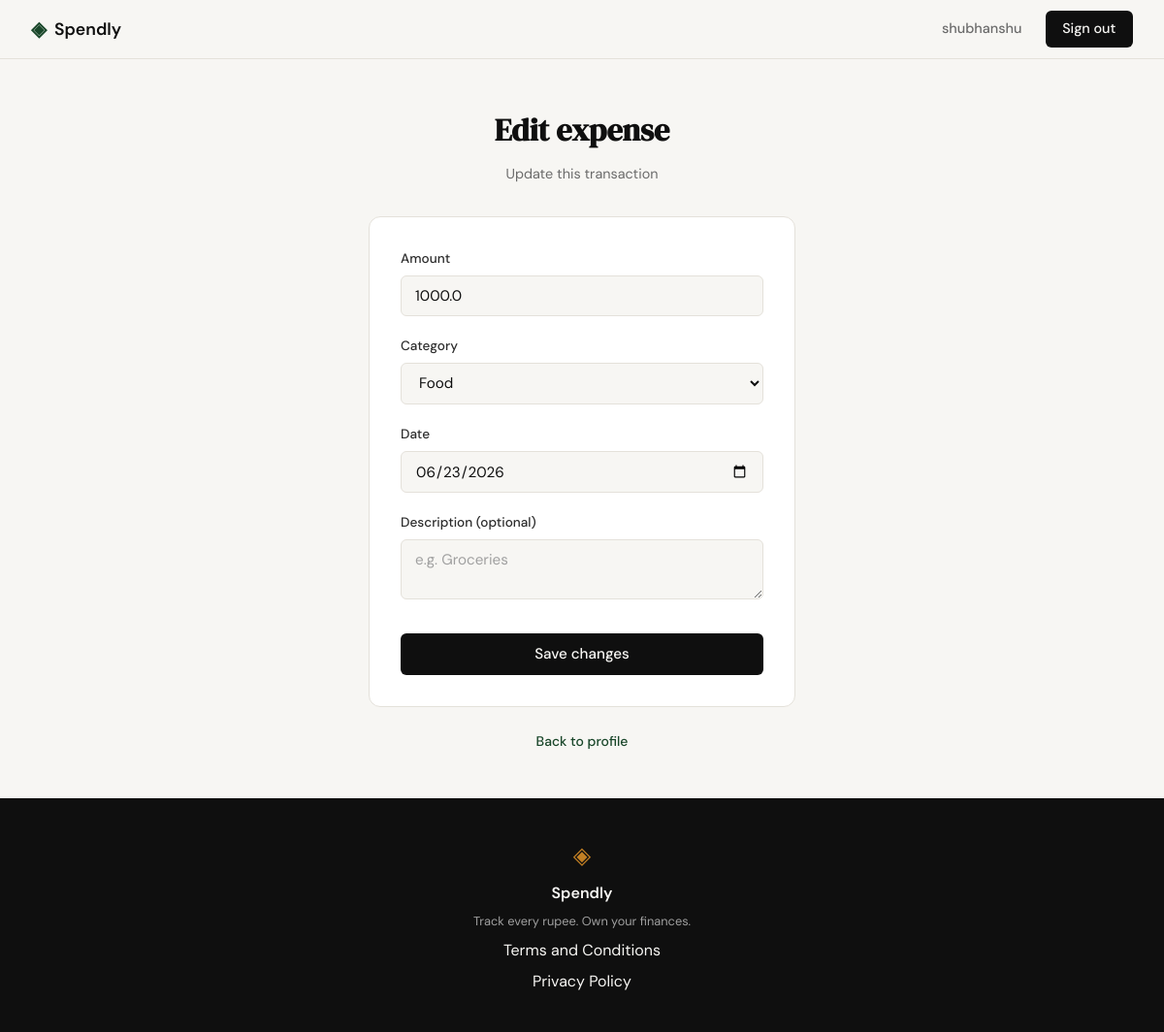
/expenses/19/edit (signed in), run on an earlier commit of the app's database.
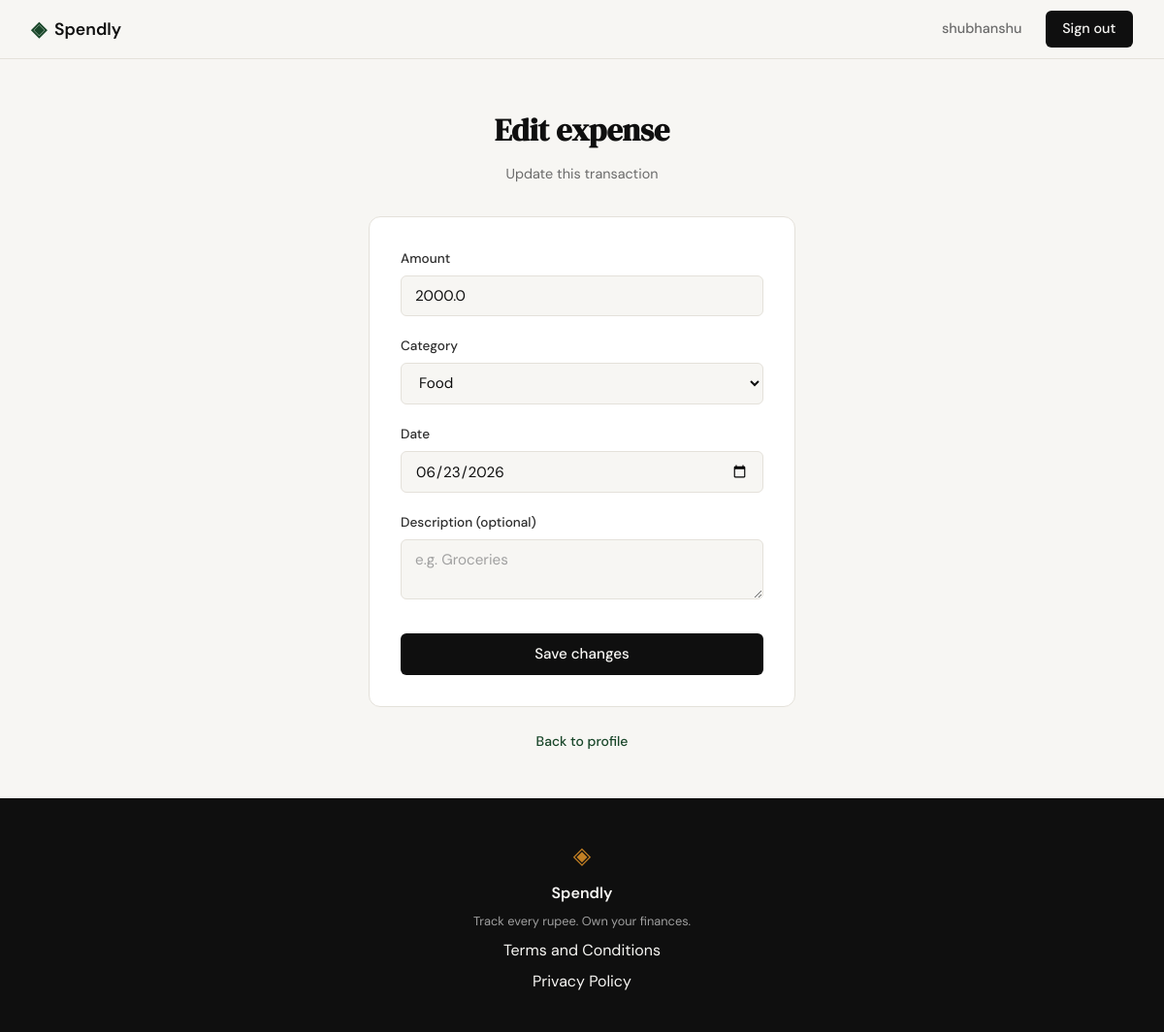
And on a later commit of the database.
### tables this page shows
CREATE TABLE expenses (
            id          INTEGER PRIMARY KEY AUTOINCREMENT,
            user_id     INTEGER NOT NULL REFERENCES users(id),
            amount      REAL    NOT NULL,
            category    TEXT    NOT NULL,
            date        TEXT    NOT NULL,
            description TEXT,
            created_at  TEXT    DEFAULT (datetime('now'))
        );

### app.py (the view, shortened to what this page needs)
@app.route("/expenses/<int:expense_id>/edit", methods=["GET", "POST"])
def edit_expense(expense_id):
    if not session.get("user_id"):
        return redirect(url_for("login"))
    expense = get_expense_by_id(expense_id, session["user_id"])
    if expense is None:
        abort(404)
    if request.method == "GET":
        return _render_edit_expense_form(
            expense_id,
            {
                "amount": expense["amount"],
                "category": expense["category"],
                "date": expense["date"],
                "description": expense["description"] or "",
            },
        )

### app.py (called while the page is built)
def _render_edit_expense_form(expense_id, form, error=None):
    return render_template(
        "edit_expense.html",
        categories=EXPENSE_CATEGORIES,
        expense_id=expense_id,
        form=form,
        error=error,
    )

### database/db.py (called while the page is built)
def get_db():
    conn = sqlite3.connect(DB_PATH)
    conn.row_factory = sqlite3.Row
    conn.execute("PRAGMA foreign_keys = ON")
    return conn

### database/queries.py (called while the page is built)
def get_expense_by_id(expense_id, user_id):
    db = get_db()
    row = db.execute(
        "SELECT id, amount, category, date, description FROM expenses "
        "WHERE id = ? AND user_id = ?",
        (expense_id, user_id),
    ).fetchone()
    db.close()
    if row is None:
        return None
    return {
        "id": row["id"],
        "amount": row["amount"],
        "category": row["category"],
        "date": row["date"],
        "description": row["description"],
    }

### templates/edit_expense.html (shortened to what this page needs)
{% extends "base.html" %}
{% block content %}
<section class="auth-section">
    <div class="auth-container">
        <div class="auth-header">
            <h1 class="auth-title">Edit expense</h1>
            <p class="auth-subtitle">Update this transaction</p>
        </div>
        <div class="auth-card">
            <form method="POST" action="{{ url_for('edit_expense', expense_id=expense_id) }}">
                <div class="form-group">
                    <label for="amount">Amount</label>
                    <input type="number" id="amount" name="amount"
                           class="form-input" step="0.01" min="0"
                           placeholder="0.00"
                           value="{{ form.amount or '' }}"
                           required autofocus>
                </div>
                <div class="form-group">
                    <label for="category">Category</label>
                    <select id="category" name="category" class="form-input" required>
                        {% for c in categories %}
                        <option value="{{ c }}"
                            {% if form.category == c %}selected{% endif %}>
                            {{ c }}
                        </option>
                        {% endfor %}
                    </select>
                </div>
                <div class="form-group">
                    <label for="date">Date</label>
                    <input type="date" id="date" name="date"
                           class="form-input"
                           value="{{ form.date or '' }}"
                           required>
                </div>
                <div class="form-group">
                    <label for="description">Description <span>(optional)</span></label>
                    <textarea id="description" name="description"
                              class="form-input" rows="2"
                              placeholder="e.g. Groceries">{{ form.description or '' }}</textarea>
                </div>
                <button type="submit" class="btn-submit">Save changes</button>
            </form>
        </div>
        <p class="auth-switch">
            <a href="{{ url_for('profile') }}">Back to profile</a>
        </p>
    </div>
</section>
{% endblock %}

What changed in the data, as far as the page shows it:
changed expenses "Food": amount "1000.0" → "2000.0"
